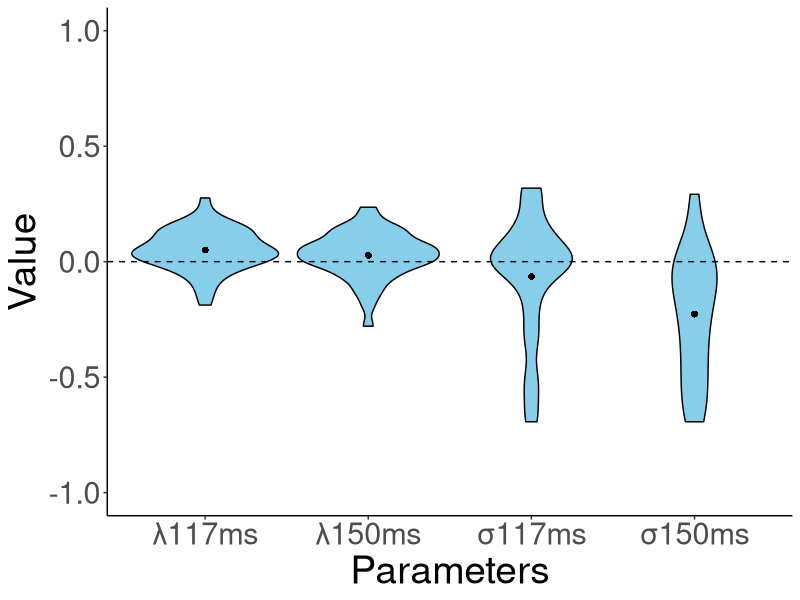
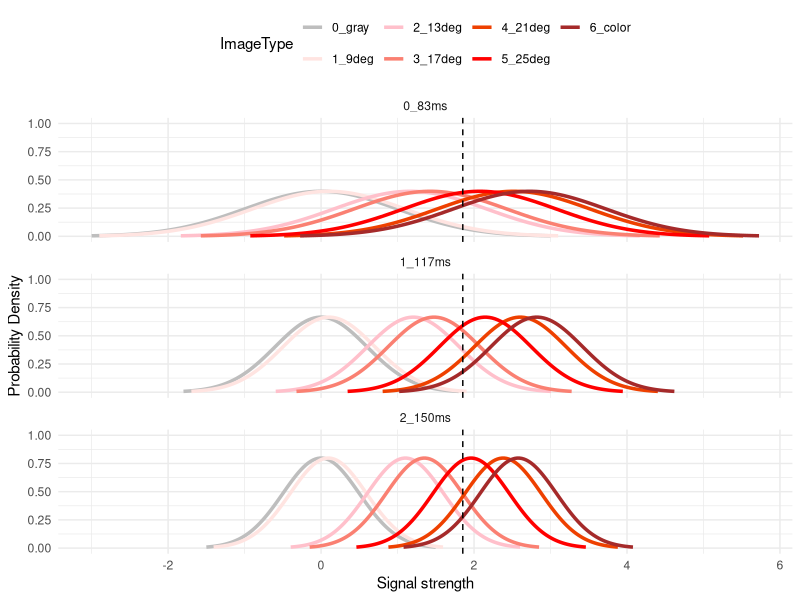
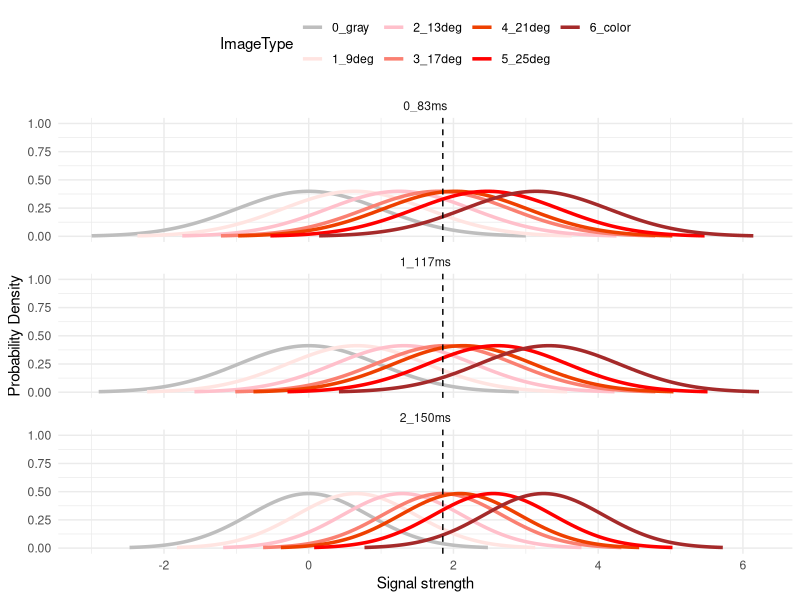
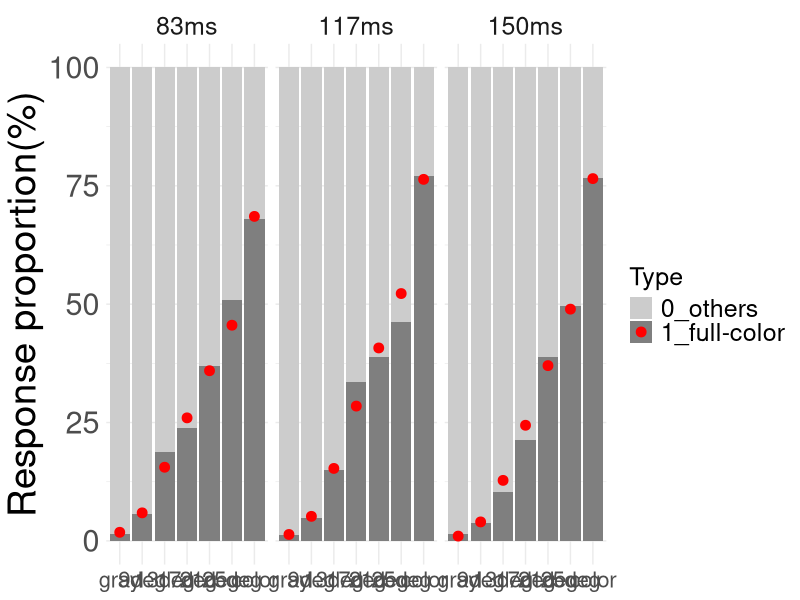
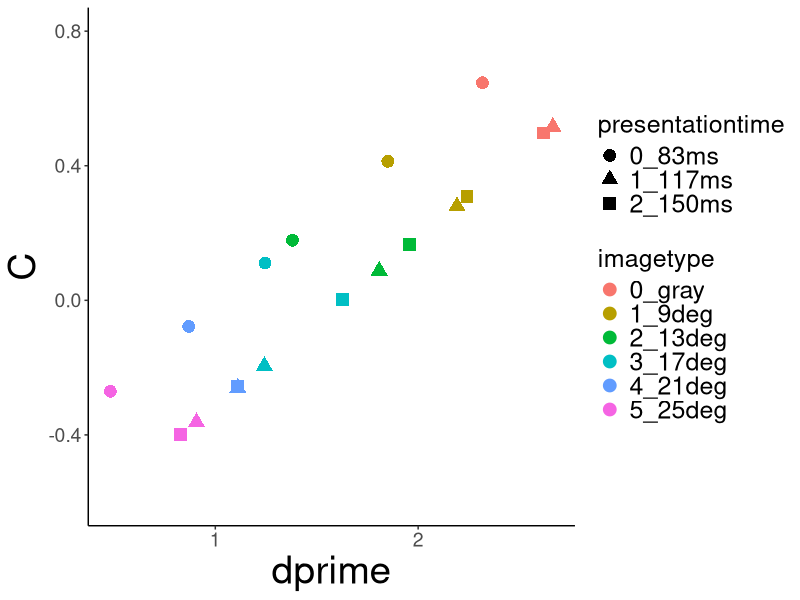

Recreate these plots in R, in order.
library(tidyverse)

dat <- read.table("subdata.csv", header=T,sep=",") 

result = dat %>%             
  filter(TorF1 == 0 | TorF1 == 1) %>% # dual-task trials
  select(subnum, exposure, maskwidth, colorcond, TorF1, colorres, TorF2, gray_gray, gray_mix, gray_color, mix_gray, mix_mix, mix_color, color_gray, color_mix, color_color) %>%    
  group_by(subnum, colorcond, exposure, maskwidth) %>%                
  summarize(gray_gray= sum(gray_gray), gray_mix= sum(gray_mix), gray_color= sum(gray_color), mix_gray= sum(mix_gray), mix_mix= sum(mix_mix), mix_color= sum(mix_color), color_gray= sum(color_gray), color_mix= sum(color_mix), color_color= sum(color_color)) #%>%       

#基準となるパラメータ
sigma83ms <- 1
mu83ms_gray <- 0

### Function for model fitting
fit_uvsdt_mle <- function(data, add_constant = TRUE) {
  
  # add_constant = TRUE adds a small value to the response frequency vectors.
  # correction against extreme estimates 
  if (add_constant) {
    data <- data+0.5
  }
  
  # initial guess for parameter values d-primeベースで出す
  mu83ms_9deg  <- qnorm(data[4,2]/(data[4,1]+data[4,2]))-qnorm(data[1,2]/(data[1,1]+data[1,2]))
  mu83ms_13deg <- qnorm(data[5,2]/(data[5,1]+data[5,2]))-qnorm(data[1,2]/(data[1,1]+data[1,2]))
  mu83ms_17deg <- qnorm(data[6,2]/(data[6,1]+data[6,2]))-qnorm(data[1,2]/(data[1,1]+data[1,2]))
  mu83ms_21deg <- qnorm(data[7,2]/(data[7,1]+data[7,2]))-qnorm(data[1,2]/(data[1,1]+data[1,2]))
  mu83ms_25deg <- qnorm(data[8,2]/(data[8,1]+data[8,2]))-qnorm(data[1,2]/(data[1,1]+data[1,2]))
  mu83ms_color <- qnorm(data[19,2]/(data[19,1]+data[19,2]))-qnorm(data[1,2]/(data[1,1]+data[1,2]))
  mu117ms <- 1
  mu150ms <- 1
  sigma117ms <- 1
  sigma150ms <- 1
  cri <- 2
  
  guess <- c(mu83ms_9deg, mu83ms_13deg, mu83ms_17deg, mu83ms_21deg, mu83ms_25deg, mu83ms_color, mu117ms, mu150ms, sigma117ms, sigma150ms, cri)
  
  # model fit
  fit <- suppressWarnings(optim(uvsdt_logL, 
                                par = guess, 
                                lower =      c(0.1, 0.1, 0.1, 0.1, 0.1, 1.0, 0.5, 0.5, 0.5, 0.5, 0.5),
                                upper =      c(3.5, 3.5, 3.5, 3.5, 3.5, 3.5, 2.0, 2.0, 2.0, 2.0, 5.0), 
                                gr = NULL, method = "BFGS", 
                                control = list("maxit" = 10000, 
                                               "parscale" = c(1,   1,    1,   1,    1,   1,  0.001,  0.001,  0.001,  0.001,  1))))
  
  # outputs
  mu83ms_9deg  <- fit$par[1]
  mu83ms_13deg <- fit$par[2] 
  mu83ms_17deg <- fit$par[3] 
  mu83ms_21deg <- fit$par[4] 
  mu83ms_25deg <- fit$par[5] 
  mu83ms_color <- fit$par[6] 
  mu117ms<-  fit$par[7] 
  mu150ms <- fit$par[8] 
  sigma117ms <- fit$par[9] 
  sigma150ms <- fit$par[10]
  cri <- fit$par[11] 
  
  logL <- -fit$value
  
  AIC <- -2 * logL + 2 * 11
  
  predicted_data <- matrix(c(rep(1,21)), nrow=21, ncol=2)
  ##############################################################################
  # model predictions
  predicted_data <- matrix(NA, nrow=21, ncol=2)
  #gray
  mean_one_mat <- c(mu83ms_gray, mu83ms_gray*mu117ms, mu83ms_gray*mu150ms)
  sigmamat <- c(sigma83ms,sigma117ms,sigma150ms)
  for (cond in 1:3) {
    pred_gray_others_rate <- pnorm(cri, mean= mean_one_mat[cond], sd=sigmamat[cond])
    pred_gray_color_rate <- 1-pred_gray_others_rate
    
    #反応数
    pred_nr_gray_color <- sum(data[cond,1]+data[cond,2]) * pred_gray_color_rate
    pred_nr_gray_others <- sum(data[cond,1]+data[cond,2]) * pred_gray_others_rate
    predicted_data[cond,1] <- pred_gray_others_rate
    predicted_data[cond,2] <- pred_gray_color_rate
  }
  
  #chimera
  mean_one_mat <- c(mu83ms_9deg,mu83ms_13deg,mu83ms_17deg,mu83ms_21deg,mu83ms_25deg, mu83ms_9deg*mu117ms,mu83ms_13deg*mu117ms,mu83ms_17deg*mu117ms,mu83ms_21deg*mu117ms,mu83ms_25deg*mu117ms, mu83ms_9deg*mu150ms,mu83ms_13deg*mu150ms,mu83ms_17deg*mu150ms,mu83ms_21deg*mu150ms,mu83ms_25deg*mu150ms)
  sigmamat <- c(rep(sigma83ms,5),rep(sigma117ms,5),rep(sigma150ms,5))
  for (cond in 4:18) {
    pred_chimera_others_rate <- pnorm(cri, mean=mean_one_mat[cond-3], sd=sigmamat[cond-3])
    pred_chimera_color_rate <-1-pred_chimera_others_rate
    #反応数
    pred_nr_chimera_color <- sum(data[cond,1]+data[cond,2]) *pred_chimera_color_rate
    pred_nr_chimera_others <- sum(data[cond,1]+data[cond,2]) * pred_chimera_others_rate
    predicted_data[cond,1] <- pred_chimera_others_rate
    predicted_data[cond,2] <- pred_chimera_color_rate
  }
  
  #color
  mean_two_mat <- c(mu83ms_color,mu83ms_color*mu117ms,mu83ms_color*mu150ms)
  sigmamat <- c(sigma83ms,sigma117ms,sigma150ms)
  for (cond in 19:21) {
    pred_color_others_rate <- pnorm(cri, mean=mean_two_mat[cond-18], sd=sigmamat[cond-18])
    pred_color_color_rate <- 1-pred_color_others_rate
    #反応数
    pred_nr_color_color <- sum(data[cond,1]+data[cond,2]) * pred_color_color_rate
    pred_nr_color_others <- sum(data[cond,1]+data[cond,2]) * pred_color_others_rate
    predicted_data[cond,1] <- pred_color_others_rate
    predicted_data[cond,2] <- pred_color_color_rate
  }
  ##############################################################################
  
  
  est <- data.frame(mu83ms_9deg   = mu83ms_9deg, 
                    mu83ms_13deg  = mu83ms_13deg, 
                    mu83ms_17deg  = mu83ms_17deg, 
                    mu83ms_21deg  = mu83ms_21deg, 
                    mu83ms_25deg  = mu83ms_25deg, 
                    mu83ms_color = mu83ms_color,
                    mu117ms = mu117ms,
                    mu150ms = mu150ms,
                    sigma117ms = sigma117ms,
                    sigma150ms = sigma150ms,
                    cri = cri, 
                    logL = logL,
                    AIC = AIC)
  return(list(est,predicted_data))
}


### Likelihood function
uvsdt_logL <- function(x, inputs) {
  
  # target parameters
  mu83ms_9deg  <- x[1]
  mu83ms_13deg <- x[2] 
  mu83ms_17deg <- x[3] 
  mu83ms_21deg <- x[4] 
  mu83ms_25deg <- x[5] 
  mu83ms_color <- x[6] 
  mu117ms<-  x[7] 
  mu150ms <- x[8] 
  sigma117ms <- x[9] 
  sigma150ms <- x[10]
  cri <- x[11] 
  
  ##############################################################################
  # model predictions
  predicted_data <- matrix(NA, nrow=21, ncol=2)
  #gray
  mean_one_mat <- c(mu83ms_gray, mu83ms_gray*mu117ms, mu83ms_gray*mu150ms)
  sigmamat <- c(sigma83ms,sigma117ms,sigma150ms)
  for (cond in 1:3) {
    pred_gray_others_rate <- pnorm(cri, mean= mean_one_mat[cond], sd=sigmamat[cond])
    pred_gray_color_rate <- 1-pred_gray_others_rate
    
    #反応数
    pred_nr_gray_color <- sum(data[cond,1]+data[cond,2]) * pred_gray_color_rate
    pred_nr_gray_others <- sum(data[cond,1]+data[cond,2]) * pred_gray_others_rate
    predicted_data[cond,1] <- pred_gray_others_rate
    predicted_data[cond,2] <- pred_gray_color_rate
  }
  
  #chimera
  mean_one_mat <- c(mu83ms_9deg,mu83ms_13deg,mu83ms_17deg,mu83ms_21deg,mu83ms_25deg, mu83ms_9deg*mu117ms,mu83ms_13deg*mu117ms,mu83ms_17deg*mu117ms,mu83ms_21deg*mu117ms,mu83ms_25deg*mu117ms, mu83ms_9deg*mu150ms,mu83ms_13deg*mu150ms,mu83ms_17deg*mu150ms,mu83ms_21deg*mu150ms,mu83ms_25deg*mu150ms)
  sigmamat <- c(rep(sigma83ms,5),rep(sigma117ms,5),rep(sigma150ms,5))
  for (cond in 4:18) {
    pred_chimera_others_rate <- pnorm(cri, mean=mean_one_mat[cond-3], sd=sigmamat[cond-3])
    pred_chimera_color_rate <-1-pred_chimera_others_rate
    #反応数
    pred_nr_chimera_color <- sum(data[cond,1]+data[cond,2]) *pred_chimera_color_rate
    pred_nr_chimera_others <- sum(data[cond,1]+data[cond,2]) * pred_chimera_others_rate
    predicted_data[cond,1] <- pred_chimera_others_rate
    predicted_data[cond,2] <- pred_chimera_color_rate
  }
  
  #color
  mean_two_mat <- c(mu83ms_color,mu83ms_color*mu117ms,mu83ms_color*mu150ms)
  sigmamat <- c(sigma83ms,sigma117ms,sigma150ms)
  for (cond in 19:21) {
    pred_color_others_rate <- pnorm(cri, mean=mean_two_mat[cond-18], sd=sigmamat[cond-18])
    pred_color_color_rate <- 1-pred_color_others_rate
    #反応数
    pred_nr_color_color <- sum(data[cond,1]+data[cond,2]) * pred_color_color_rate
    pred_nr_color_others <- sum(data[cond,1]+data[cond,2]) * pred_color_others_rate
    predicted_data[cond,1] <- pred_color_others_rate
    predicted_data[cond,2] <- pred_color_color_rate
  }
  ##############################################################################
  
  # log likelihood
  logL <- sum(data * log(predicted_data))
  if (is.nan(logL)) {
    logL <- -Inf
  }
  
  logL <- -logL
  return(logL)
  #if (1 < par[3] & par[3] < par[4] & par[4] < par[5] & par[5] < par[6] & par[7] < par[8] & par[8] < par[9] & par[9]< par[10] & par[10]< par[11] & par[12] < par[13] & par[13] < par[14] & par[14] < par[15] & par[15] < par[16]) {
  #logL <- -logL　#対数尤度を対数損失にする
  #return(logL)
  #} 
  #else {
  # return(999999)
  #}
  
}


estimates <- c()
predicted_array <- array(NA, dim = c(21, 2, 44))
data_rate_array <- array(NA, dim = c(21, 2, 44))

data_rate_add <- array(NA, dim = c(21, 2, 44))
dprime_mat <- matrix(c(rep(NA,18*44)), nrow=18, ncol=44)
C_mat <- matrix(c(rep(NA,18*44)), nrow=18, ncol=44)

for (i in 4:47) {
  
  sub <- i
  
  #データ成型
  subdata <- result[((sub-4)*21+1):((sub-4)*21+21), ]
  data <- matrix(NA, nrow=21, ncol=2)
  #gray
  data[1:3,1]<-unlist(subdata[1:3,5]+subdata[1:3,6])#_others
  data[1:3,2]<-unlist(subdata[1:3,7])#_color
  #chimera
  data[4:18,1]<-unlist(subdata[4:18,8]+subdata[4:18,9])#_others
  data[4:18,2]<-unlist(subdata[4:18,10])#_color
  #color
  data[19:21,1]<-unlist(subdata[19:21,11]+subdata[19:21,12])#_others
  data[19:21,2]<-unlist(subdata[19:21,13])#_color
  
  data_rate_array[,1,(sub-3)]<-data[,1]/(data[,1]+data[,2])
  data_rate_array[,2,(sub-3)]<-data[,2]/(data[,1]+data[,2])
  
  data_rate_add[,1,(sub-3)]<-(data[,1]+0.5)/((data[,1]+0.5)+(data[,2]+0.5))
  data_rate_add[,2,(sub-3)]<-(data[,2]+0.5)/((data[,1]+0.5)+(data[,2]+0.5))
  
  #########カラーをS2分布としたd'やCの算出[グレーをS1分布とすべき？]############################################################
  
  dprime_gr_83 <-  qnorm(data_rate_add[19,2,(sub-3)])-qnorm(data_rate_add[1,2,(sub-3)])
  dprime_gr_117 <- qnorm(data_rate_add[20,2,(sub-3)])-qnorm(data_rate_add[2,2,(sub-3)])
  dprime_gr_150 <- qnorm(data_rate_add[21,2,(sub-3)])-qnorm(data_rate_add[3,2,(sub-3)])
  
  dprime_9d_83<-  qnorm(data_rate_add[19,2,(sub-3)])-qnorm(data_rate_add[4,2,(sub-3)])
  dprime_13d_83<- qnorm(data_rate_add[19,2,(sub-3)])-qnorm(data_rate_add[5,2,(sub-3)])
  dprime_17d_83<- qnorm(data_rate_add[19,2,(sub-3)])-qnorm(data_rate_add[6,2,(sub-3)])
  dprime_21d_83<- qnorm(data_rate_add[19,2,(sub-3)])-qnorm(data_rate_add[7,2,(sub-3)])
  dprime_25d_83<- qnorm(data_rate_add[19,2,(sub-3)])-qnorm(data_rate_add[8,2,(sub-3)])
  
  dprime_9d_117<-  qnorm(data_rate_add[20,2,(sub-3)])-qnorm(data_rate_add[9,2,(sub-3)])
  dprime_13d_117<- qnorm(data_rate_add[20,2,(sub-3)])-qnorm(data_rate_add[10,2,(sub-3)])
  dprime_17d_117<- qnorm(data_rate_add[20,2,(sub-3)])-qnorm(data_rate_add[11,2,(sub-3)])
  dprime_21d_117<- qnorm(data_rate_add[20,2,(sub-3)])-qnorm(data_rate_add[12,2,(sub-3)])
  dprime_25d_117<- qnorm(data_rate_add[20,2,(sub-3)])-qnorm(data_rate_add[13,2,(sub-3)])
  
  dprime_9d_150<-  qnorm(data_rate_add[21,2,(sub-3)])-qnorm(data_rate_add[14,2,(sub-3)])
  dprime_13d_150<- qnorm(data_rate_add[21,2,(sub-3)])-qnorm(data_rate_add[15,2,(sub-3)])
  dprime_17d_150<- qnorm(data_rate_add[21,2,(sub-3)])-qnorm(data_rate_add[16,2,(sub-3)])
  dprime_21d_150<- qnorm(data_rate_add[21,2,(sub-3)])-qnorm(data_rate_add[17,2,(sub-3)])
  dprime_25d_150<- qnorm(data_rate_add[21,2,(sub-3)])-qnorm(data_rate_add[18,2,(sub-3)])
  
  C_gr_83 <- -0.5 * (qnorm(data_rate_add[1,2,(sub-3)])+qnorm(data_rate_add[19,2,(sub-3)]))
  C_gr_117 <- -0.5 * (qnorm(data_rate_add[2,2,(sub-3)])+qnorm(data_rate_add[20,2,(sub-3)]))
  C_gr_150 <- -0.5 * (qnorm(data_rate_add[3,2,(sub-3)])+qnorm(data_rate_add[21,2,(sub-3)]))
  
  C_9d_83<- -0.5 * (qnorm(data_rate_add[4,2,(sub-3)])+qnorm(data_rate_add[19,2,(sub-3)]))
  C_13d_83<- -0.5 * (qnorm(data_rate_add[5,2,(sub-3)])+qnorm(data_rate_add[19,2,(sub-3)]))
  C_17d_83<- -0.5 * (qnorm(data_rate_add[6,2,(sub-3)])+qnorm(data_rate_add[19,2,(sub-3)]))
  C_21d_83<- -0.5 * (qnorm(data_rate_add[7,2,(sub-3)])+qnorm(data_rate_add[19,2,(sub-3)]))
  C_25d_83<- -0.5 * (qnorm(data_rate_add[8,2,(sub-3)])+qnorm(data_rate_add[19,2,(sub-3)]))
  
  C_9d_117<- -0.5 * (qnorm(data_rate_add[9,2,(sub-3)])+qnorm(data_rate_add[20,2,(sub-3)]))
  C_13d_117<- -0.5 * (qnorm(data_rate_add[10,2,(sub-3)])+qnorm(data_rate_add[20,2,(sub-3)]))
  C_17d_117<- -0.5 * (qnorm(data_rate_add[11,2,(sub-3)])+qnorm(data_rate_add[20,2,(sub-3)]))
  C_21d_117<- -0.5 * (qnorm(data_rate_add[12,2,(sub-3)])+qnorm(data_rate_add[20,2,(sub-3)]))
  C_25d_117<- -0.5 * (qnorm(data_rate_add[13,2,(sub-3)])+qnorm(data_rate_add[20,2,(sub-3)]))
  
  C_9d_150<- -0.5 * (qnorm(data_rate_add[14,2,(sub-3)])+qnorm(data_rate_add[21,2,(sub-3)]))
  C_13d_150<- -0.5 * (qnorm(data_rate_add[15,2,(sub-3)])+qnorm(data_rate_add[21,2,(sub-3)]))
  C_17d_150<- -0.5 * (qnorm(data_rate_add[16,2,(sub-3)])+qnorm(data_rate_add[21,2,(sub-3)]))
  C_21d_150<- -0.5 * (qnorm(data_rate_add[17,2,(sub-3)])+qnorm(data_rate_add[21,2,(sub-3)]))
  C_25d_150<- -0.5 * (qnorm(data_rate_add[18,2,(sub-3)])+qnorm(data_rate_add[21,2,(sub-3)]))
  
  dprime <- c(dprime_gr_83,dprime_gr_117,dprime_gr_150,dprime_9d_83,dprime_13d_83,dprime_17d_83,dprime_21d_83,dprime_25d_83,dprime_9d_117,dprime_13d_117,dprime_17d_117,dprime_21d_117,dprime_25d_117,dprime_9d_150,dprime_13d_150,dprime_17d_150,dprime_21d_150,dprime_25d_150)
  C <- c(C_gr_83,C_gr_117,C_gr_150,C_9d_83,C_13d_83,C_17d_83,C_21d_83,C_25d_83,C_9d_117,C_13d_117,C_17d_117,C_21d_117,C_25d_117,C_9d_150,C_13d_150,C_17d_150,C_21d_150,C_25d_150)
  
  dprime_mat[,(sub-3)] <- dprime
  C_mat[,(sub-3)] <- C
  ################################################################################
  

  
  ### Fitting

  fit <- fit_uvsdt_mle(data, add_constant = TRUE)
  df <- fit[[1]]
  df$sub <- i
  estimates <- rbind(estimates, df)
  a <- fit[[2]]
  predicted_array[,,(sub-3)] <- a
}

#predicted_array[,,1]
#data_rate_array[,,1]

mean_predicted <- apply(predicted_array, c(1, 2), mean)*100
mean_predicted2 <- c(mean_predicted[1,2],mean_predicted[4:8,2],mean_predicted[19,2],mean_predicted[2,2],mean_predicted[9:13,2],mean_predicted[20,2],mean_predicted[3,2],mean_predicted[14:18,2],mean_predicted[21,2])
mean_data <-  apply(data_rate_array, c(1, 2), mean)*100
mean_data2 <- rbind(mean_data[1,],mean_data[4:8,],mean_data[19,],mean_data[2,],mean_data[9:13,],mean_data[20,],mean_data[3,],mean_data[14:18,],mean_data[21,])

################################################################################mean+variance,mean,variance,nullの検定
for (i in 1:4){
  now <- log(estimates[,i+6])
  #now <- estimates[,i+6]
  t_test_below1 <- t.test(now, mu = 0, alternative = "less")
  t_test_above1 <- t.test(now, mu = 0, alternative = "greater")
  print(t_test_below1)
  print(t_test_above1)
}

library(ggplot2)
data_parameter_plot <- data.frame(
  Parameters = rep(c("λ117ms", "λ150ms", "σ117ms", "σ150ms"), each = 44),
  Value = c(estimates[,7], estimates[,8], estimates[,9], estimates[,10])
)
data_parameter_plot$Value <- log(data_parameter_plot$Value)

# グラフの作成
ggplot(data_parameter_plot, aes(x = Parameters, y = Value)) +
  geom_violin(fill = "skyblue", color = "black") +  # ヴァイオリンプロットの描画
  geom_hline(yintercept = 0, linetype = "dashed", color = "black") +  # y = 1 の位置に横線を追加
  labs(x = "Parameters",
       y = "Value") +
  coord_cartesian(ylim = c(-1, 1)) +  # y軸の範囲を0から1.2に)設定
  stat_summary(fun = mean, geom = "point", 
               shape =16, size = 2, color = "black")+
  theme_classic() +  # テーマの設定
  theme(
    plot.title = element_text(size = 20 * 2),    # タイトルのサイズを5倍に
    axis.title.x = element_text(size = 14 * 2),  # x軸ラベルのサイズを5倍に
    axis.title.y = element_text(size = 14 * 2),  # y軸ラベルのサイズを5倍に
    axis.text.x = element_text(size = 11 * 2),   # x軸目盛りのサイズを5倍に
    axis.text.y = element_text(size = 11 * 2)    # y軸目盛りのサイズを5倍に
  )



################################################################################ 参加者ごとのSDTの図示
pickup_sub <- 1

plot_sdt_distributions <- function(means, sds, attention_levels, image_types, colors) {
  data_SDT_plot <- data.frame()
  
  for (i in 1:length(attention_levels)) {
    for (j in 1:length(image_types)) {
      x <- seq(means[i,j] - 3 * sds[i,j], means[i,j] + 3 * sds[i,j], length.out = 100)
      y <- dnorm(x, mean = means[i,j], sd = sds[i,j])

      
      # データフレームに追加
      data_SDT_plot <- rbind(data_SDT_plot, data.frame(
        x = x,
        y = y,
        Attention = attention_levels[i],
        ImageType = image_types[j],
        color = colors[j]
      ))
    }
  }
  
  p <- ggplot(data_SDT_plot, aes(x = x, y = y, color = ImageType)) +
    geom_line(size = 1.2) +
    scale_color_manual(values = colors) +
    labs(x = "Signal strength",
         y = "Probability Density") +
    scale_y_continuous(breaks=seq(0,1,length=5),limits=c(0,1))+
    geom_vline(xintercept = estimates[pickup_sub,11], linetype = "dashed", color = "black") + 
    facet_wrap(~ Attention, nrow = 3, scales = "free_y") +  # 各注意条件で分布を重ねる
    theme_minimal() +
    theme(legend.position = "top")
  
  print(p)
}

# 平均値と標準偏差
means_83ms <- c(mu83ms_gray, estimates[pickup_sub,1], estimates[pickup_sub,2], estimates[pickup_sub,3], estimates[pickup_sub,4], estimates[pickup_sub,5], estimates[pickup_sub,6])  
means_117ms <- means_83ms * estimates[pickup_sub,7]
means_150ms <- means_83ms * estimates[pickup_sub,8]
means <- rbind(means_83ms,means_117ms,means_150ms)
sd_83ms <- c(rep(sigma83ms, 7))  
sd_117ms <- c(rep(estimates[pickup_sub,9], 7))  
sd_150ms <- c(rep(estimates[pickup_sub,10], 7))  
sds <- rbind(sd_83ms,sd_117ms,sd_150ms)

attention_levels <- c("0_83ms", "1_117ms", "2_150ms")
image_types <- c("0_gray", "1_9deg", "2_13deg", "3_17deg", "4_21deg", "5_25deg", "6_color")
colors <- c("grey", "mistyrose", "pink", "salmon", "orangered2","red", "brown")

# 関数を呼び出し
plot_sdt_distributions(means, sds, attention_levels, image_types, colors)



################################################################################ 参加者平均SDTの図示

plot_sdt_distributions <- function(means, sds, attention_levels, image_types, colors) {
  data_SDT_plot <- data.frame()
  
  for (i in 1:length(attention_levels)) {
    for (j in 1:length(image_types)) {
      x <- seq(means[i,j] - 3 * sds[i,j], means[i,j] + 3 * sds[i,j], length.out = 100)
      y <- dnorm(x, mean = means[i,j], sd = sds[i,j]) #最大

      
      # データフレームに追加
      data_SDT_plot <- rbind(data_SDT_plot, data.frame(
        x = x,
        y = y,
        Attention = attention_levels[i],
        ImageType = image_types[j],
        color = colors[j]
      ))
    }
  }
  
  p <- ggplot(data_SDT_plot, aes(x = x, y = y, color = ImageType)) +
    geom_line(size = 1.2) +
    scale_color_manual(values = colors) +
    labs(x = "Signal strength",
         y = "Probability Density") +
    scale_y_continuous(breaks=seq(0,1,length=5),limits=c(0,1))+
    geom_vline(xintercept = estimates[pickup_sub,11], linetype = "dashed", color = "black") + 
    facet_wrap(~ Attention, nrow = 3, scales = "free_y") +  # 各注意条件で分布を重ねる
    theme_minimal() +
    theme(legend.position = "top")
  
  print(p)
}

# 平均値と標準偏差
 means_83ms <- c(mu83ms_gray, mean(estimates[,1]), mean(estimates[,2]), mean(estimates[,3]), mean(estimates[,4]), mean(estimates[,5]),mean(estimates[,6]))  
 means_117ms <- means_83ms * mean(estimates[,7])
 means_150ms <- means_83ms * mean(estimates[,8])
 means <- rbind(means_83ms,means_117ms,means_150ms)
 sd_83ms <- c(rep(sigma83ms, 7))  
 sd_117ms <- c(rep(mean(estimates[,9]), 7))  
 sd_150ms <- c(rep(mean(estimates[,10]), 7))  
 sds <- rbind(sd_83ms,sd_117ms,sd_150ms)
 
attention_levels <- c("0_83ms", "1_117ms", "2_150ms")
image_types <- c("0_gray", "1_9deg", "2_13deg", "3_17deg", "4_21deg", "5_25deg", "6_color")
colors <- c("grey", "mistyrose", "pink", "salmon", "orangered2","red", "brown")

# 関数を呼び出し
plot_sdt_distributions(means, sds, attention_levels, image_types, colors)



#########積み上げグラフでの比較######################################
# のデータを作成
data_stackedbar <- data.frame(
  Degree = factor(rep(c("gray","9deg", "13deg", "17deg", "21deg", "25deg", "color"), each = 2), 
                  levels = c("gray", "9deg", "13deg", "17deg", "21deg", "25deg", "color")),
  Type = rep(c("0_others","1_full-color"), 7),
  Frequency =  as.vector(t(mean_data2)),
  Condition = factor(rep(c("83ms", "117ms", "150ms"), each = 14), 
                     levels = c("83ms", "117ms", "150ms"))
)

# 予測値のデータフレームを作成（仮の予測値）
predicted_data_stackedbar <- data.frame(
  Degree = factor(c("gray","9deg", "13deg", "17deg", "21deg", "25deg", "color"),
                  levels = c("gray", "9deg", "13deg", "17deg", "21deg", "25deg", "color")),
  Type = rep(c("1_full-color"), 7),
  Predicted = as.vector(t(mean_predicted2)),  # 仮の予測値
  Condition = factor(rep(c("83ms", "117ms", "150ms"), each = 7), 
                     levels = c("83ms", "117ms", "150ms"))
)

# グラフの作成
ggplot(data_stackedbar, aes(x = Degree, y = Frequency, fill = Type)) +
  geom_bar(stat = "identity", position = "stack") +
  labs(x = NULL, y = "Response proportion(%)") +
  theme_minimal() +
  scale_fill_manual(values = c("1_full-color" = "gray50","0_others" = "gray80" )) +
  facet_grid(. ~ Condition) +  
  geom_point(data = predicted_data_stackedbar, aes(x = Degree, y = Predicted), 
             color = "red", size = 3) +  # モデルの予測値を示す点を追加
  theme(legend.position = "right")+  # テーマの設定
  theme(
    plot.title = element_text(size = 20 * 2),    # タイトルのサイズを5倍に
    axis.title.x = element_text(size = 14 * 2),  # x軸ラベルのサイズを5倍に
    axis.title.y = element_text(size = 14 * 2),  # y軸ラベルのサイズを5倍に
    axis.text.x = element_text(size = 8 * 2),   # x軸目盛りのサイズを5倍に
    axis.text.y = element_text(size = 11 * 2),    # y軸目盛りのサイズを5倍に
    legend.position = "right",
    strip.text = element_text(size = 18),  # 83ms、117ms、150msの文字サイズを大きくする
    legend.text = element_text(size = 18),  # 凡例の文字サイズを大きくする
    legend.title = element_text(size = 18)  # 凡例タイトルの文字サイズを大きくする
    )


################################################################################

data_dprimeC <- data.frame(
  presentationtime = c("0_83ms","1_117ms", "2_150ms", rep("0_83ms",5),rep("1_117ms",5),rep("2_150ms",5)),
  imagetype =  c(rep("0_gray",3),"1_9deg","2_13deg","3_17deg","4_21deg","5_25deg","1_9deg","2_13deg","3_17deg","4_21deg","5_25deg","1_9deg","2_13deg","3_17deg","4_21deg","5_25deg"),
  dprime = rowMeans(dprime_mat),
  C = rowMeans(C_mat)
)

g <- ggplot(data_dprimeC, aes(x = dprime, y = C, group = presentationtime, fill = imagetype))
g <- g + geom_point(aes(shape = presentationtime, colour = imagetype), size = 4)
g <- g + labs(x = "dprime", y = "C")
g <- g + coord_cartesian(xlim = c(0,3.5))
g <- g + coord_cartesian(ylim = c(-0.6,0.8))
g <- g + theme_classic()
g <- g+ theme(
  axis.title.x = element_text(size = 14 * 2),  # x軸ラベルのサイズを5倍に
  axis.title.y = element_text(size = 14 * 2),  # y軸ラベルのサイズを5倍に
  axis.text.x = element_text(size = 7* 2),   # x軸目盛りのサイズを5倍に
  axis.text.y = element_text(size = 7 * 2),    # y軸目盛りのサイズを5倍に
  legend.position = "right",
  strip.text = element_text(size = 18),  # 83ms、117ms、150msの文字サイズを大きくする
  legend.text = element_text(size = 18),  # 凡例の文字サイズを大きくする
  legend.title = element_text(size = 18)  # 凡例タイトルの文字サイズを大きくする
)


plot(g)
	
